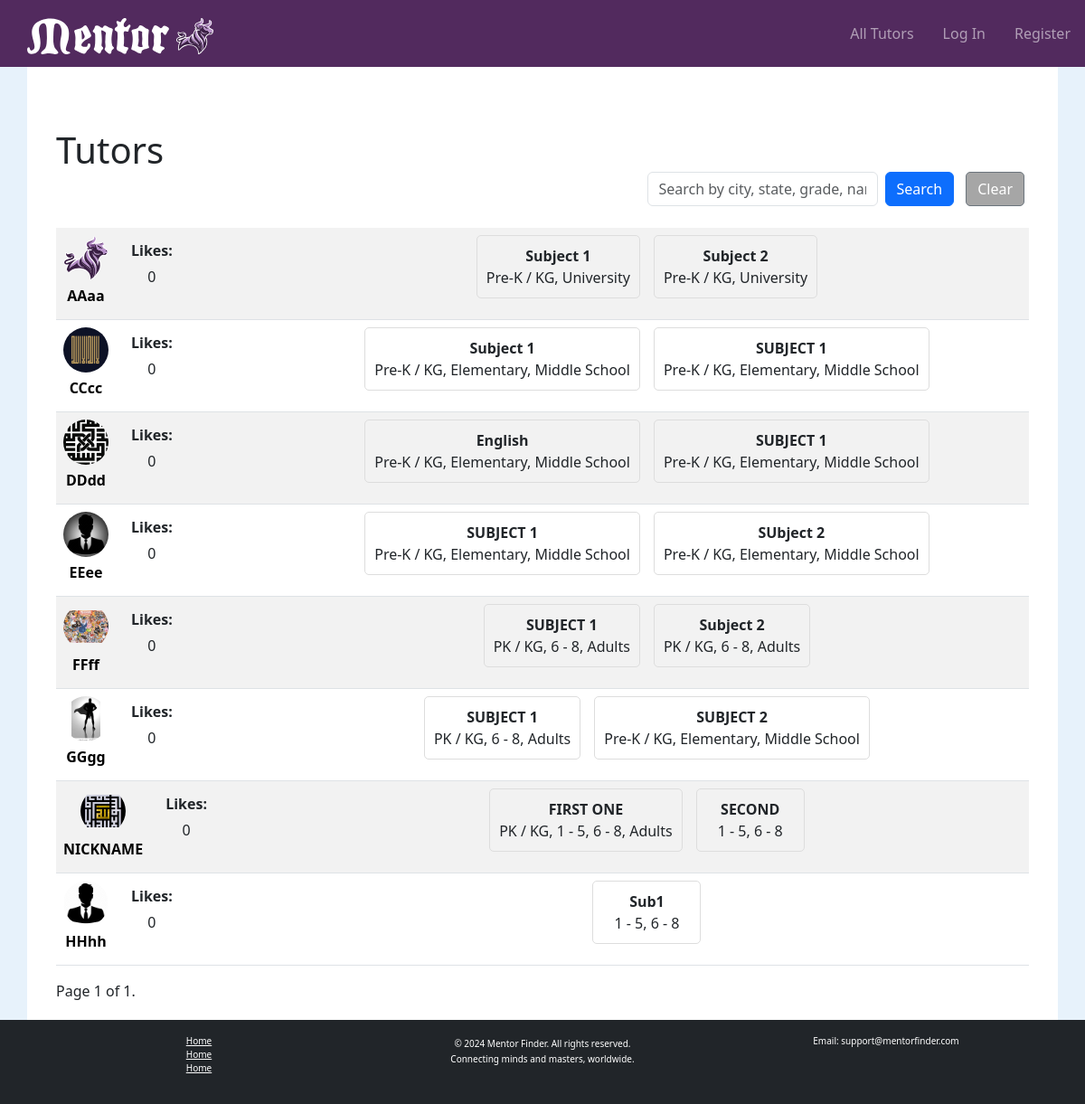
The app's page /, older data.
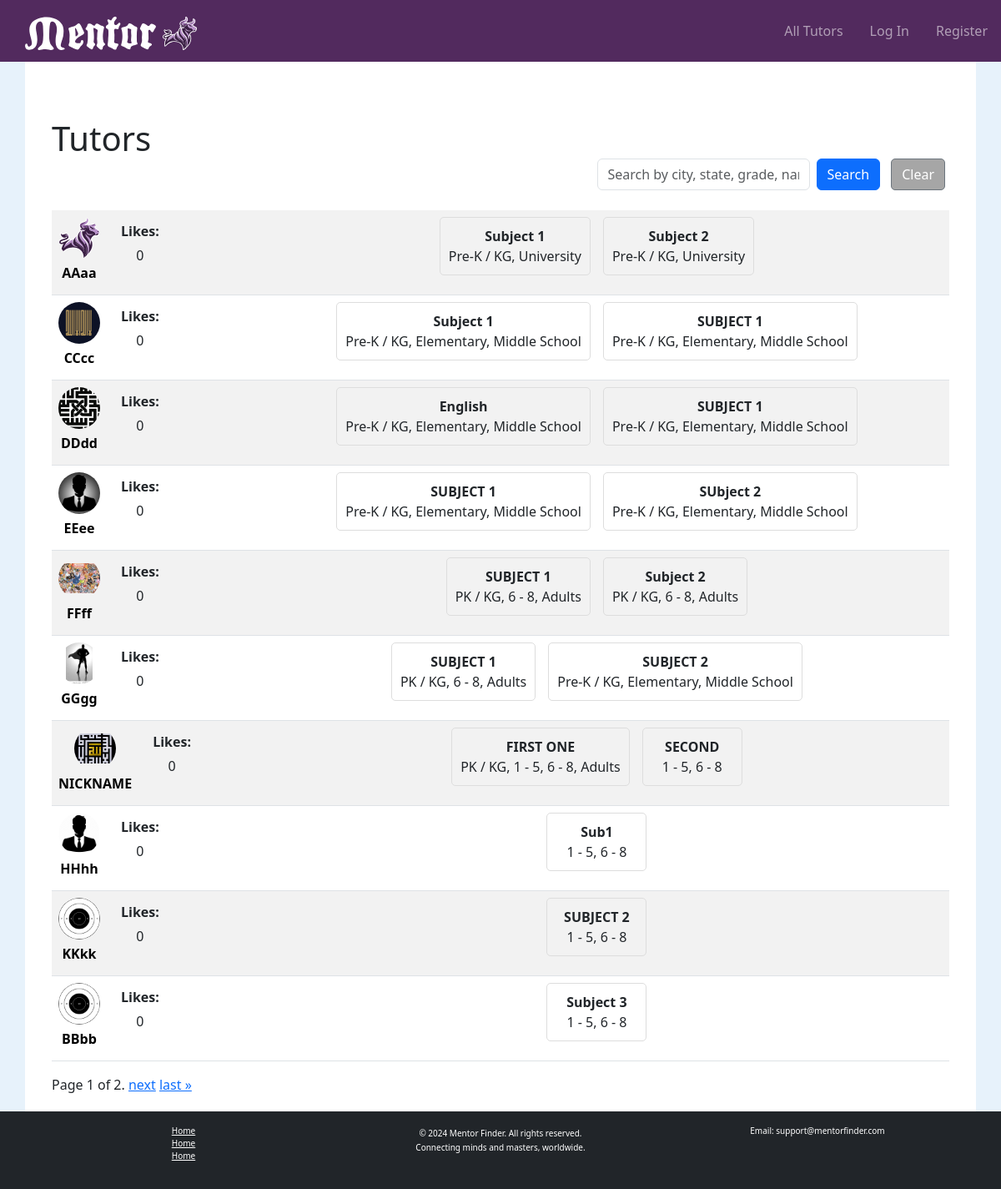
The same page, newer data.
### tutorhub/models.py (models this page shows, shortened)
class User(AbstractUser):
    nickname = models.CharField(max_length=50, blank=True, null=True)
    email = models.EmailField(unique=True)
    is_tutor = models.BooleanField(default=False)
    street_address = models.TextField(blank=True, null=True)
    city = models.CharField(max_length=100, blank=True, null=True)
    state = models.CharField(max_length=100, blank=True, null=True)
    zip_code = models.CharField(max_length=10, blank=True, null=True)
    profile_image = models.ImageField(upload_to="profile_images/", blank=True, null=True)
    bio = models.TextField(blank=True, null=True)
    birthdate = models.DateField(blank=True, null=True)
    availability = models.JSONField(default=dict, blank=True, null=True)  # Only used if is_tutor is True
    subject_grades = models.ManyToManyField('SubjectGrade', blank=True, related_name="users")  # Added field
    liked_by = models.ManyToManyField("self", symmetrical=False, blank=True, related_name="liked_tutors")
    USERNAME_FIELD = "email"
    REQUIRED_FIELDS = ["username"]

class SubjectGrade(models.Model):
    tutor = models.ForeignKey(User, on_delete=models.CASCADE, related_name="tutor_subject_grades")
    subject = models.CharField(max_length=100)
    grade_levels = models.JSONField(default=list)  # Stores grade levels as a list (e.g., ["Elementary", "High School"])
    class Meta:
        unique_together = ('tutor', 'subject')  # Each tutor can teach a subject only once.

### tutorhub/views.py (the view, shortened to what this page needs)
# urls.py: path("", views.index, name="index"),
def index(request):
    query = request.GET.get('q', '').strip()
    tutors = User.objects.filter(is_tutor=True)
    paginator = Paginator(tutors, 10)  # Show 10 tutors per page
    page_number = request.GET.get('page')
    page_obj = paginator.get_page(page_number)
    return render(request, 'tutorhub/index.html', {'page_obj': page_obj})

### tutorhub/templates/tutorhub/index.html (shortened to what this page needs)
{% extends "tutorhub/layout.html" %}
{% load static %}
{% block body %}
<div class="container mt-5">
    <h1 id="page-title" class="mb-0">Tutors</h1>
    <div id="search-container" class="mb-4 d-flex justify-content-end align-items-center">
        <form id="search-form" action="{% if user.is_authenticated %}{% url 'index' %}{% else %}{% url 'login' %}{% endif %}" method="get" class="d-flex align-items-center">
            <input type="text" name="q" id="search-input" class="form-control me-2" placeholder="Search by city, state, grade, name" value="{{ request.GET.q|default:'' }}">
            <button type="submit" class="btn btn-primary me-2" {% if not user.is_authenticated %} data-alert="true" {% endif %}>Search</button>            <a href="{% url 'index' %}" class="btn btn-secondary">Clear</a>
        </form>
    </div>
    <table class="table table-striped">
        <tbody>
            {% for tutor in page_obj %}
            <tr class="clickable-row" data-href="{% if user.is_authenticated %}{% url 'profile' tutor.id %}{% else %}{% url 'login' %}{% endif %}"">
                <td>
                    <div class="tutor-row">
                        <div class="profile-info">
                            {% if tutor.profile_image %}
                                <img id="profile-img-thumb" src="{{ tutor.profile_image.url }}" alt="{{ tutor.nickname }}">
                            {% else %}
                                <img id="profile-img-thumb" src="{% static 'tutorhub/images/mentor-logo-bull.svg' %}" alt="Default Logo">
                            {% endif %}
                            <a href="{% url 'profile' tutor.id %}" class="profile-name">{{ tutor.nickname }}</a>
                        </div>
                        <div class="likes-container">
                            <strong>Likes:</strong>
                            <p>{{ tutor.liked_by.count }}</p>
                        </div>
                    </div>
                </td>
                <td>
                    <div class="subject-grade-container">
                        {% for subject_grade in tutor.tutor_subject_grades.all %}
                            <div id="subject-grade">
                                <strong>{{ subject_grade.subject }}</strong>
                                <div>{{ subject_grade.grade_levels|join:", " }}</div>
                            </div>
                        {% empty %}
                            <div>No subjects available.</div>
                        {% endfor %}
                    </div>
                </td>
            </tr>
            {% empty %}
            <tr>
                <td colspan="3" class="text-center">No tutors found.</td>
            </tr>
            {% endfor %}
        </tbody>
    </table>
    <div class="pagination">
        <span class="step-links">
            <span class="current">
                Page {{ page_obj.number }} of {{ page_obj.paginator.num_pages }}.
            </span>
            {% if page_obj.has_next %}
                <a href="?page={{ page_obj.next_page_number }}">next</a>
                <a href="?page={{ page_obj.paginator.num_pages }}">last &raquo;</a>
            {% endif %}
        </span>
    </div>
</div>
{% endblock %}

Row changes from the older to the newer data that the page shows:
added User: profile_image (picture), nickname "KKkk", liked_by.count "0"
added SubjectGrade: subject "SUBJECT 2", grade_levels "1 - 5, 6 - 8", shown under "KKkk"
added User: profile_image (picture), nickname "BBbb", liked_by.count "0"
added SubjectGrade: subject "Subject 3", grade_levels "1 - 5, 6 - 8", shown under "BBbb"
Text that changed along with them:
{{ page_obj.paginator.num_pages }}: "1" → "2"
text now shown: "next last »"
